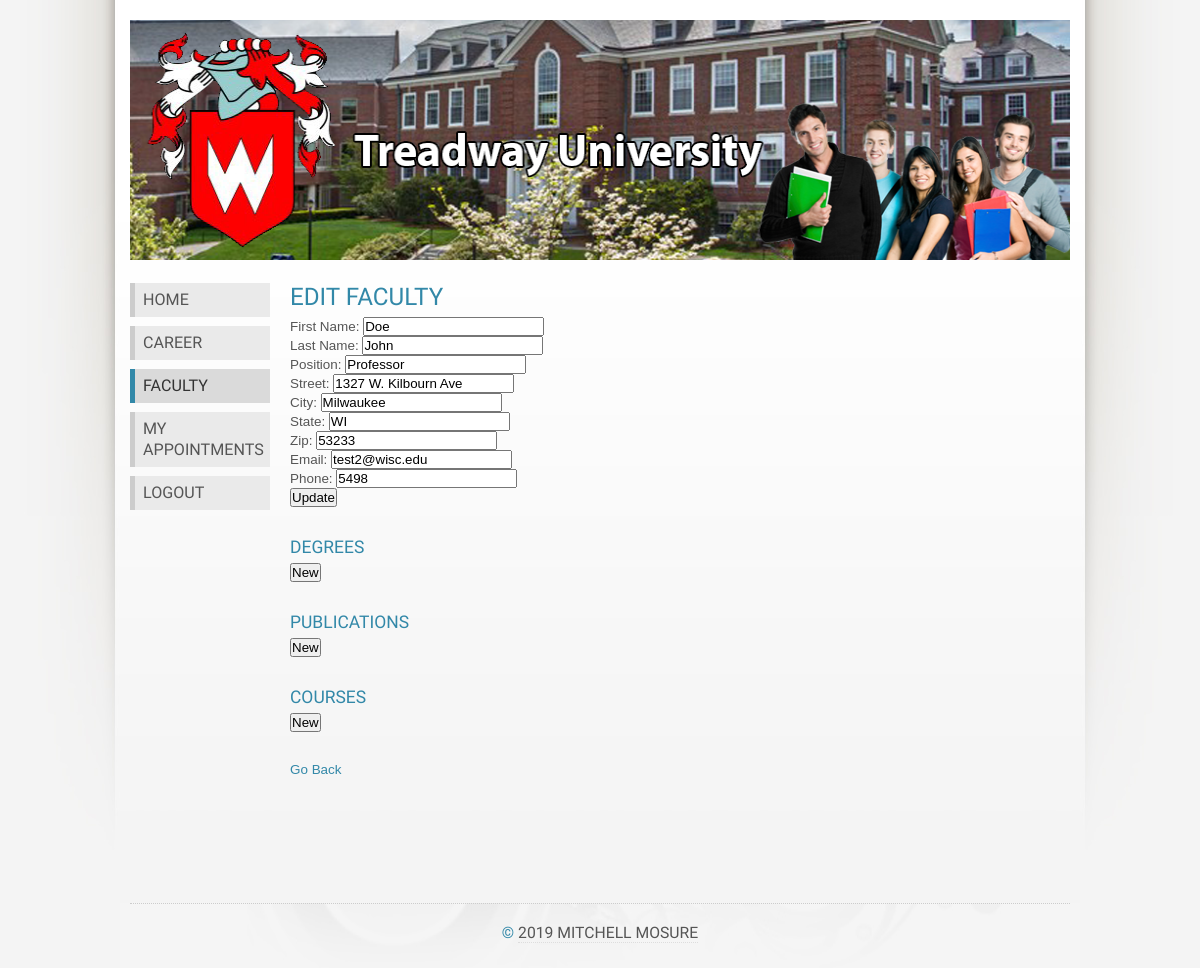
Page /edit-fac.php?id=3 (signed in) on the committed database.
### tables this page shows
CREATE TABLE `faculty` (
  `fac_id` int(10) unsigned NOT NULL AUTO_INCREMENT,
  `uid` int(10) unsigned NOT NULL,
  `position` varchar(100) DEFAULT NULL,
  PRIMARY KEY (`fac_id`),
  KEY `faculty_FK` (`uid`),
  CONSTRAINT `faculty_FK` FOREIGN KEY (`uid`) REFERENCES `users` (`user_id`)
);

CREATE TABLE `users` (
  `user_id` int(10) unsigned NOT NULL AUTO_INCREMENT,
  `username` varchar(20) NOT NULL DEFAULT '',
  `password` varchar(20) NOT NULL DEFAULT '',
  `admin` char(3) NOT NULL DEFAULT 'NO',
  `prefix` varchar(5) DEFAULT NULL,
  `first_name` varchar(50) NOT NULL DEFAULT '',
  `last_name` varchar(50) NOT NULL DEFAULT '',
  `street` varchar(50) DEFAULT NULL,
  `city` varchar(50) DEFAULT NULL,
  `state` char(2) DEFAULT NULL,
  `zip` int(5) DEFAULT '0',
  `phone` int(10) DEFAULT '0',
  `cell` int(10) DEFAULT '0',
  `email` varchar(50) NOT NULL DEFAULT '',
  `active` char(3) NOT NULL DEFAULT 'YES',
  PRIMARY KEY (`user_id`)
);

### edit-fac.php (the view, shortened to what this page needs)
<!DOCTYPE html PUBLIC "-//W3C//DTD XHTML 1.1 Strict//EN" "http://www.w3.org/TR/xhtml1/DTD/xhtml1-strict.dtd">
<html xmlns="http://www.w3.org/1999/xhtml" lang="en" xml:lang="en">
	<head>
		<link rel="stylesheet" type="text/css" href="origo.css" title="Origo" media="all"/>
	</head>
	<body class="light blue smaller freestyle01">
		<div id="layout">
			<div class="row">
				<div class="col c12 aligncenter">
					<img src="images/front.png" width="960" height="240" alt="" />
				</div>
			</div>
			<div class="row" style="min-height: 600px;">
				<div class="col c2 alignleft">
					<ul class="menu">
						<li><a href="index.php">Home</a></li>
						<li><a href="career.php">Career</a></li>
						<li><a class="current" href="faculty.php">Faculty</a></li>
                        <li><a href="my-apps.php">My Appointments</a></li>
                        <?php
							if ($_SESSION['logABC'] != 'APPLE') {
								echo "<li><a href=\"login.php\">Login</a></li>";
							} else {
								echo "<li><a href=\"logout.php\">Logout</a></li>";
							}
						?>
					</ul>
				</div>
				<div class="col c8">
                    <h2>Edit Faculty</h2>
					<?php
                        include('connect.inc.php');
                        $id = $_GET['id'];
                        $query = "SELECT * FROM faculty, users WHERE faculty.fac_id = '$id' AND faculty.uid = users.user_id";
                        $result = mysqli_query($conn, $query);
                        $num = mysqli_num_rows($result);
                        if ($num > 0) {
                            while ($row = mysqli_fetch_assoc($result)) {
                                $fac_id = $row["fac_id"];
                                $position = $row["position"];
                                $first_name = $row["first_name"];
                                $last_name = $row["last_name"];
                                $email = $row["email"];
                                $phone = $row["phone"];
                                $street = $row["street"];
                                $city = $row["city"];
                                $state = $row["state"];
                                $zip = $row["zip"];
                                echo "
                                <form action='edit-fac.php?id=$id' method='post'>
                                    First Name: <input name='first_name' type='text' id='first_name' value='$first_name' size='20'><br/>
                                    Last Name: <input name='last_name' type='text' id='last_name' value='$last_name' size='20'><br/>
                                    Position: <input name='position' type='text' id='position' value='$position' size='20'><br/>
                                    Street: <input name='street' type='text' id='street' value='$street' size='20'><br/>
                                    City: <input name='city' type='text' id='city' value='$city' size='20'><br/>
                                    State: <input name='state' type='text' id='state' value='$state' size='20'><br/>
                                    Zip: <input name='zip' type='text' id='zip' value='$zip' size='20'><br/>
                                    Email: <input name='email' type='text' id='email' value='$email' size='20'><br/>
                                    Phone: <input name='phone' type='text' id='phone' value='$phone' size='20'><br/>
                                    <input type='submit' name='updatePost' value='Update'>
                                </form>
                                ";
                                echo "<br/>";
                                echo "<br/>";
                                echo "<h3>Degrees</h3>";
                                echo "<form action='edit-fac.php?id=$id' method='post'>
                                    <input type='submit' name='addDegree' value='New'>
                                </form>";
                                echo "<br/>";
                                echo "<br/>";
                                echo "<h3>Publications</h3>";
                                echo "<form action='edit-fac.php?id=$id' method='post'>
                                    <input type='submit' name='addPublication' value='New'>
                                </form>";
                                echo "<br/>";
                                echo "<br/>";
                                echo "<h3>Courses</h3>";
                                echo "<form action='edit-fac.php?id=$id' method='post'>
                                    <input type='submit' name='addCourse' value='New'>
                                </form>";
                                echo "<br/>";
                                echo "<br/>";
                                echo "<div><a href='individual.php?id=$fac_id'>Go Back</a></div>";
                            }
                        }
                        else {
                            echo "No rows found";
                        }
                    ?>
				</div>
			</div>
			<div id="footer" class="row">
				<div class="col c12 aligncenter">
					<h3>&copy; <a href="https://mitchell.mosure.me" target="_blank">2019 Mitchell Mosure</a></h3>
				</div>
			</div>
		</div>
	</body>
</html>

### origo.css (style rules this page uses)
* { margin:0; padding:0; }
body { background:#0a0a0a url(images/background.jpg) top center no-repeat; color:#ccc; font:110% 'Economica',Tahoma,sans-serif; line-height:1.3em; }
a { color:#d06060; text-decoration:none; font-weight:400; }
p,ul,ol,dl { margin:0 0 15px 0; line-height:1.5em; }
h2 { font-size:2.2em; color:#333; margin:0 0 5px; }
h3 { font-size:1.6em; margin:0 0 5px 0; }
h1,h2,h3 { color:#d06060; font-weight:400; line-height:1.2em; font-family:'Economica', sans-serif; }
#layout { margin:40px auto 0; width:960px; }
#footer { background:#0a0a0a url(images/insidebg.jpg) top center no-repeat; }
#footer .col { color:#555; border-top:1px dotted #1a1a1a; padding:20px 0; }
#footer a { color:#555; font-weight:400; text-decoration:none; border-bottom:1px dotted #333; }
.col { float:left; margin:0 10px; overflow:hidden; float:left; display:inline; }
.col img { max-width:100%; }
.row { width:960px; margin:20px auto 0; overflow:hidden; }
.c2 { width:140px; }
.c8 { width:620px; }
.c12 { width:940px; }
ul.menu { list-style:none; margin:0; padding:10px 0; border-top:1px solid #333; }
ul.menu li { list-style:none; text-align:center; font-size:1.2em; margin:0 0 10px; padding:0 0 8px 0; color:#888; border-bottom:1px solid #333; }
ul.menu li a { font-size:1.2em; font-weight:400; }
.alignleft { text-align:left; }
.aligncenter { text-align:center; }
.smaller { font-size:0.9em; }
body.light { background:#f5f5f5 url(images/background-light.jpg) top center no-repeat; color:#555; }
body.light a { color:#d06060; }
body.light h2 { color:#555; }
body.light h1, body.light h2, body.light h3 { color:#d06060; }
body.light ul.menu { border-top:1px solid #ddd; }
body.light ul.menu li { border-bottom:1px solid #ddd; }
body.light #footer { background:#f5f5f5 url(images/insidebg-light.jpg) top center no-repeat; }
body.light #footer .col { color:#555; border-top:1px dotted #ccc; }
body.light #footer a { color:#555; border-bottom:1px dotted #ddd; }
body.blue a { color:#3288a8; }
body.blue h1, body.blue h2, body.blue h3 { color:#3288a8; }
body.freestyle01 { font:84% Tahoma,sans-serif; }
body.freestyle01 #layout { margin:20px auto 0; width:960px; }
body.freestyle01 h1, body.freestyle01 h2, body.freestyle01 h3, body.freestyle01 ul.menu li a { font-family: 'Dosis', sans-serif; text-transform:uppercase; }
body.freestyle01 h2 { font-size:1.8em; }
body.freestyle01 h3 { font-size:1.3em; }
body.freestyle01 ul.menu { list-style:none; margin:0 0 15px 0; border:0; padding:0; position:relative; }
body.freestyle01 ul.menu li { list-style:none; text-align:left; font-size:1.2em; margin:0 0 1px; border:0; color:#888; }
body.freestyle01 ul.menu li a { font-size:1em; color:#555; padding:7px 5px 7px 8px; border-left:5px solid #ccc; background-color:#eaeaea; display:block; font-weight:400; }
body.freestyle01 ul.menu li a:hover, body.freestyle01 ul.menu li a.current { color:#333; border-color:#3288a8; background-color:#dadada;text-decoration:none; }
body.freestyle01 #footer { font-size:0.9em; color:#999; }

### rows in the picture
faculty: first_name "Doe", last_name "John", position "Professor", street "1327 W. Kilbourn Ave", city "Milwaukee", state "WI", zip "53233", email "test2@wisc.edu", phone "5498"
